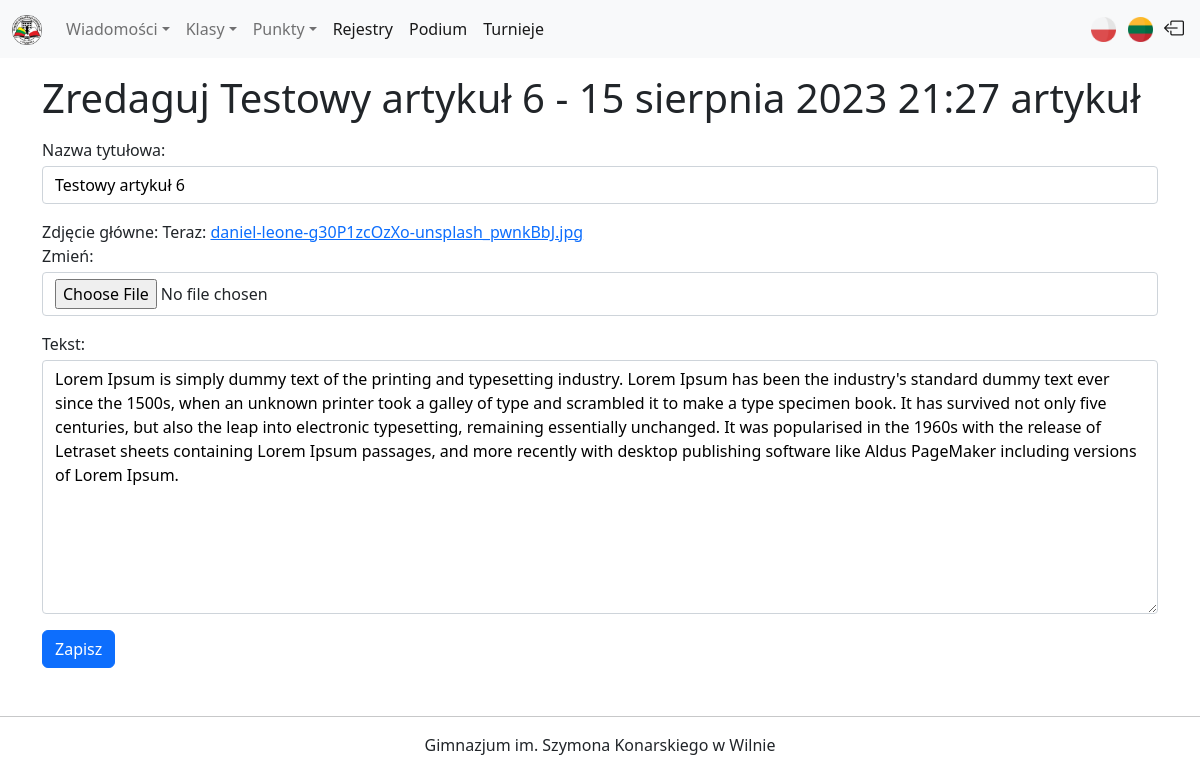
Before: /pl/school/articles/edit/7 (signed in) with the older database file.
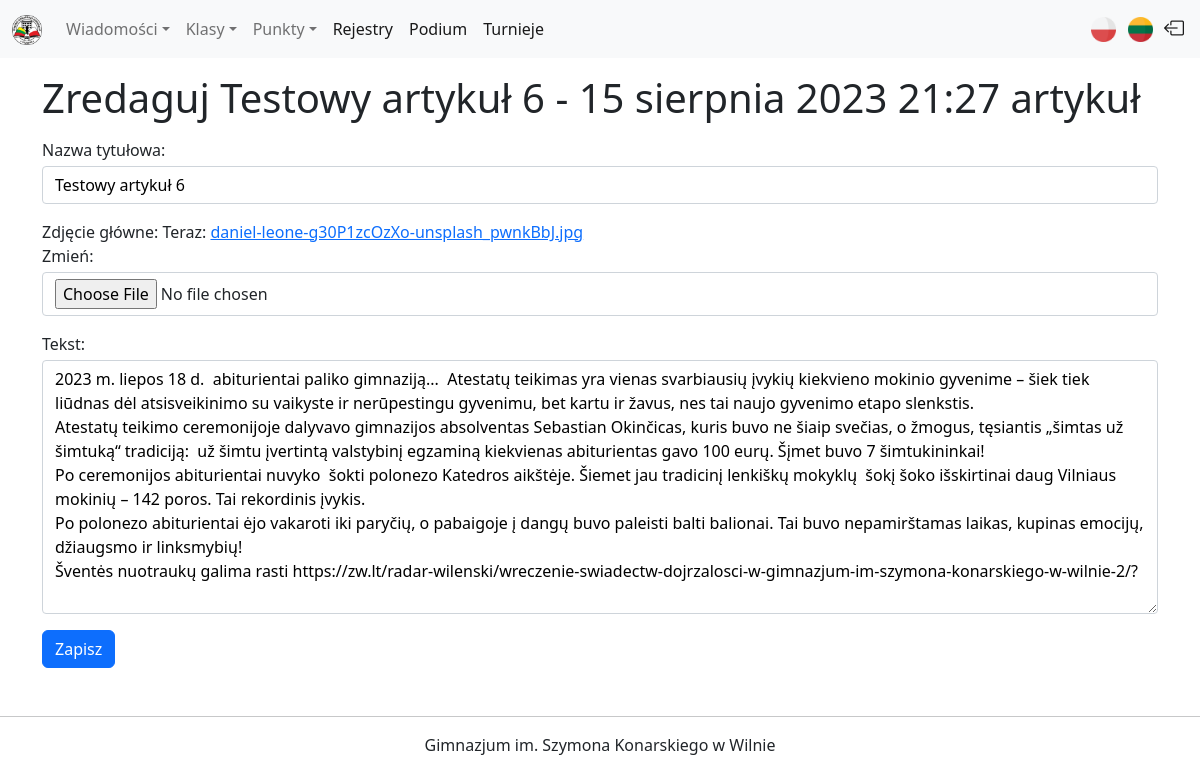
After: the same page with the newer database file.
### points/models.py (models this page shows, shortened)
class Article(models.Model):
    title = models.CharField(verbose_name=_("Nazwa tytułowa"), max_length=50)
    cover_photo = models.ImageField(verbose_name=_("Zdjęcie główne"))
    description = models.TextField(verbose_name=_("Tekst"))
    published_date = models.DateTimeField(auto_now_add=True)

### points/views.py (the view)
# urls.py: path("school/articles/edit/<int:pk>", views.EditArticle.as_view(), name="article_edit"),
class EditArticle(LoginRequiredMixin, UpdateView):
    template_name = "edit/edit_article.html"
    model = Article
    form_class = ArticlesCreateEditForm
    success_url = "/"

### points/forms.py
class ArticlesCreateEditForm(forms.ModelForm):
    class Meta:
        model = Article
        fields = "__all__"

### points/templates/edit/edit_article.html (shortened to what this page needs)
{% extends "base.html" %}
{% load i18n %}
{% block content %}
    <h1>{% trans "Zredaguj" %} {{ article.title }} - {{ article.published_date }} {% trans "artykuł" %}</h1>
    <form action="{% url 'points:article_edit' pk=article.id %}" method="post" enctype="multipart/form-data">
        {% for field in form %}
            <div class="form-item mt-3 mb-3">
                {{ field.label_tag }}
                {{ field }}
            </div>
        {% endfor %}
        <button class="btn btn-primary" type="submit">{% trans "Zapisz" %}</button>
    </form>
{% endblock %}

Changed rows visible on the page:
changed Article "Testowy artykuł 6": description "Lorem Ipsum is simply dummy text of the printing and typesetting industry. Lorem Ipsum has been the industry's standard dummy text ever since the 1500s, when an unknown printer took a galley of type and scrambled it to make a type specimen book. It has survived not only five centuries, but also the leap into electronic typesetting, remaining essentially unchanged. It was popularised in the 1960s with the release of Letraset sheets containing Lorem Ipsum passages, and more recently with desktop publishing software like Aldus PageMaker including versions of Lorem Ipsum." → "2023 m. liepos 18 d. abiturientai paliko gimnaziją... Atestatų teikimas yra vienas svarbiausių įvykių kiekvieno mokinio gyvenime – šiek tiek liūdnas dėl atsisveikinimo su vaikyste ir nerūpestingu gyvenimu, bet kartu ir žavus, nes tai naujo gyvenimo etapo slenkstis. Atestatų teikimo ceremonijoje dalyvavo gimnazijos absolventas Sebastian Okinčicas, kuris buvo ne šiaip svečias, o žmogus, tęsiantis „šimtas už šimtuką“ tradiciją: už šimtu įvertintą valstybinį egzaminą kiekvienas abiturientas gavo 100 eurų. Šįmet buvo 7 šimtukininkai! Po ceremonijos abiturientai nuvyko šokti polonezo Katedros aikštėje. Šiemet jau tradicinį lenkiškų mokyklų šokį šoko išskirtinai daug Vilniaus mokinių – 142 poros.…"
